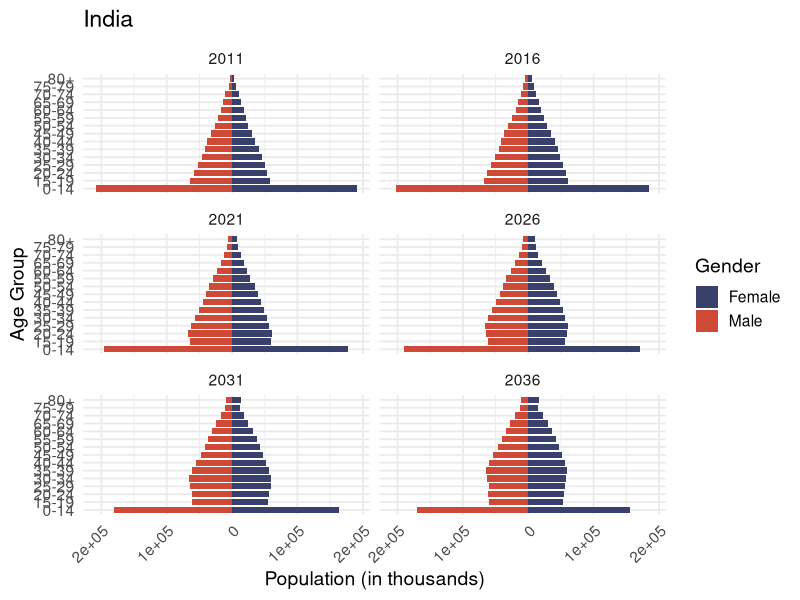
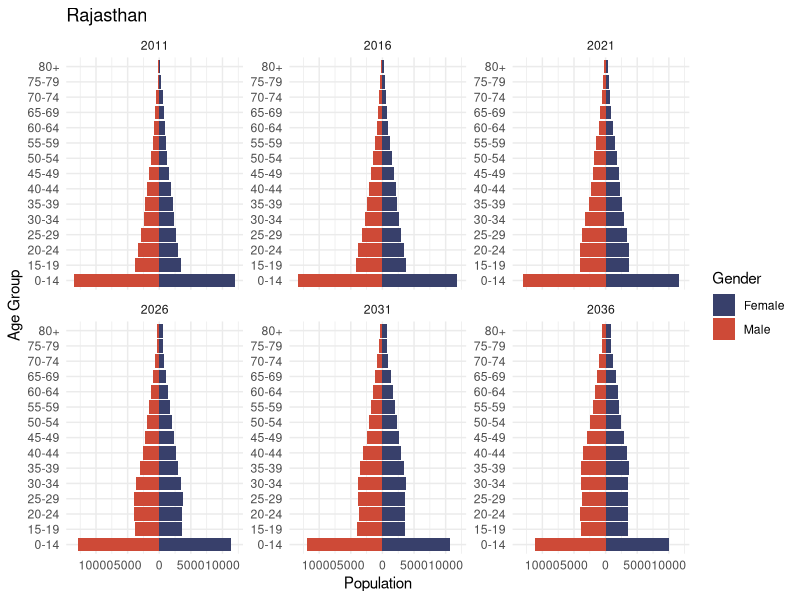
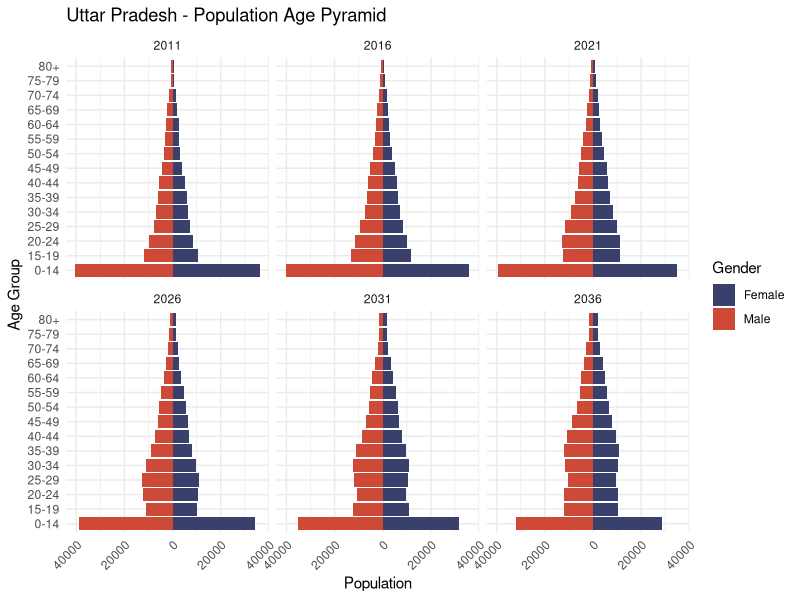
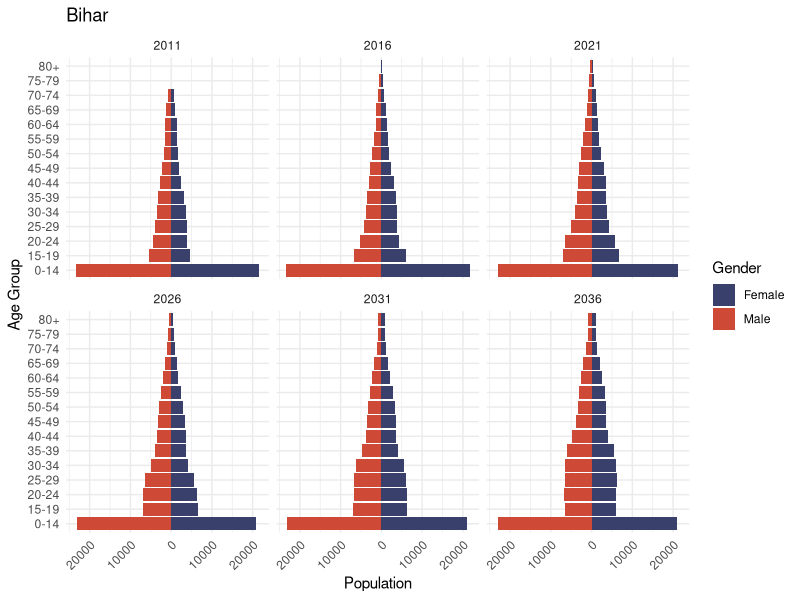
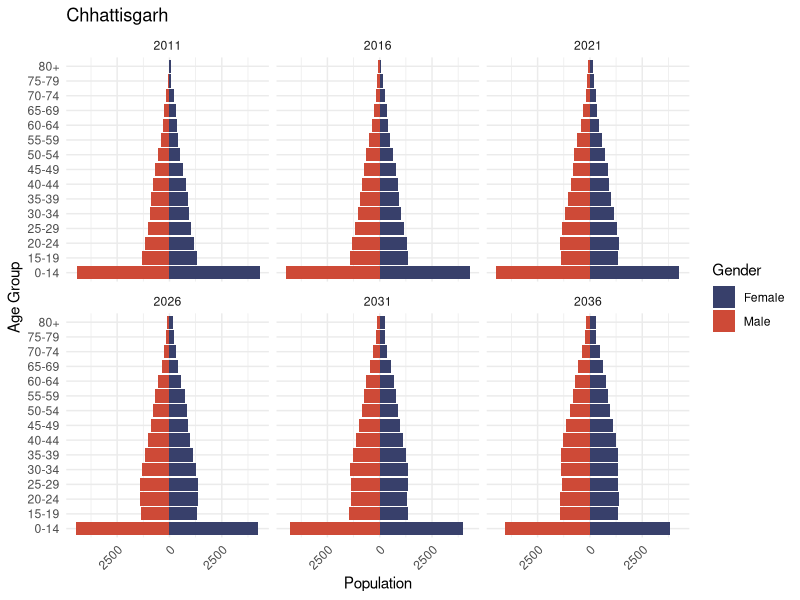
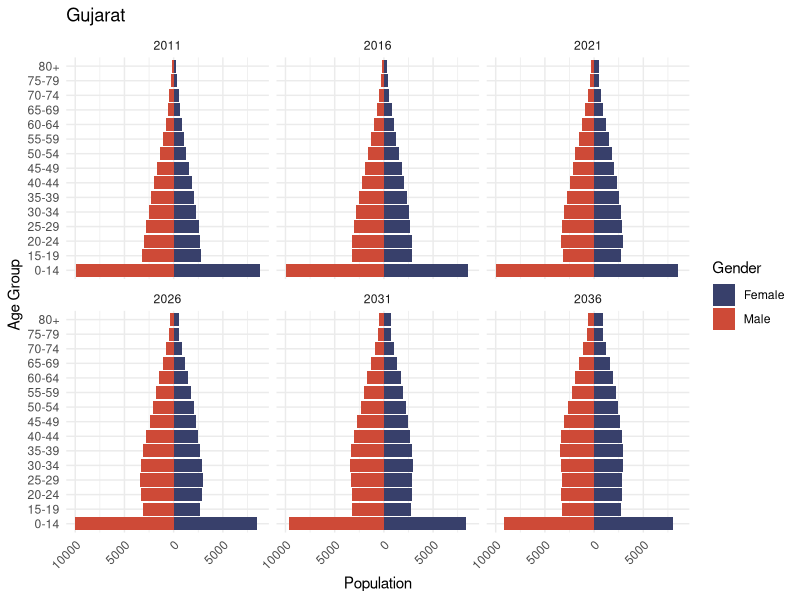
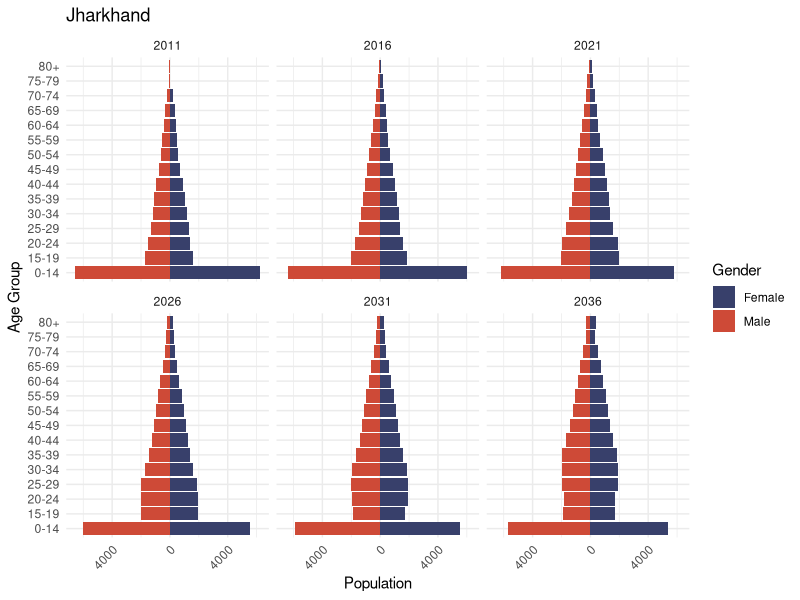
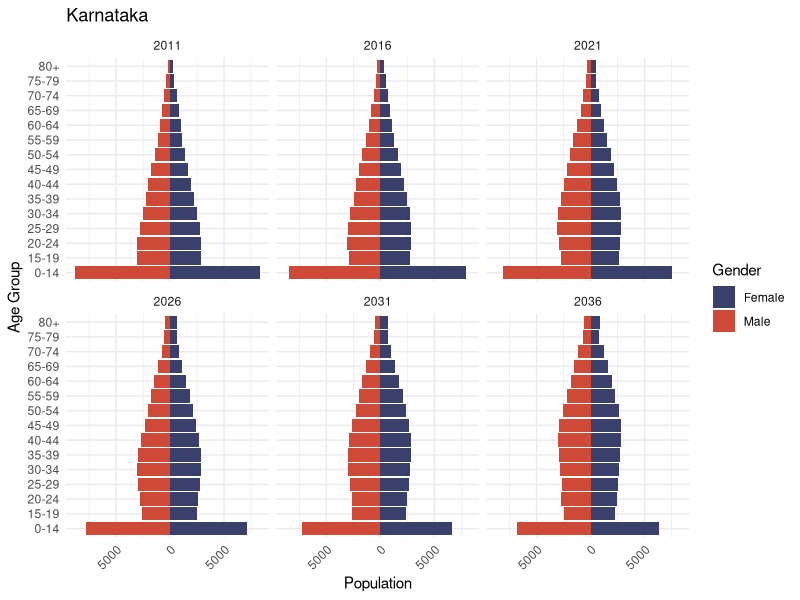

The R source for these figures, in order:
## ---- chunk 1
# Load necessary libraries
library(ggplot2)
library(dplyr)
library(tidyr)

# Create a data frame with the given population data
population_data <- data.frame(
  Age_Group = c("0-14", "15-19", "20-24", "25-29", "30-34", "35-39", "40-44", "45-49", "50-54", "55-59", "60-64", "65-69", "70-74", "75-79", "80+"),
  Male_2011 = c(207776, 63994, 57845, 51425, 46065, 42166, 37672, 32032, 25914, 20940, 17515, 13615, 10546, 5471, 2943),
  Female_2011 = c(190538, 57770, 53769, 49655, 45198, 40959, 35670, 29722, 24162, 20466, 17844, 13808, 10837, 5377, 3582),
  Male_2016 = c(202313, 67223, 63521, 57272, 50782, 45318, 41280, 36602, 30738, 24403, 19133, 15198, 11002, 7703, 4496),
  Female_2016 = c(184133, 60871, 57356, 53357, 49250, 44787, 40497, 35107, 29016, 23307, 19288, 16114, 11723, 8367, 5161),
  Male_2021 = c(195942, 64862, 66770, 62944, 56614, 50027, 44450, 40204, 35235, 29082, 22465, 16823, 12546, 8269, 6637),
  Female_2021 = c(177343, 59420, 60474, 56956, 52961, 48836, 44315, 39903, 34331, 28062, 22079, 17583, 13904, 9294, 7970),
  Male_2026 = c(190259, 61038, 64463, 66201, 62271, 55840, 49144, 43374, 38803, 33466, 26934, 19954, 14104, 9615, 8205),
  Female_2026 = c(171127, 56562, 59066, 60085, 56562, 52547, 48361, 43710, 39082, 33282, 26700, 20300, 15394, 11266, 10357),
  Male_2031 = c(180359, 61878, 60719, 63970, 65561, 61499, 54936, 48049, 41968, 36980, 31158, 24126, 16941, 10980, 9897),
  Female_2031 = c(163787, 55038, 56263, 58725, 59700, 56154, 52074, 47746, 42866, 37965, 31787, 24718, 17981, 12701, 13137),
  Male_2036 = c(170499, 59432, 61671, 60367, 63466, 64879, 60631, 53839, 46615, 40135, 34600, 28119, 20703, 13358, 11670),
  Female_2036 = c(155610, 53270, 54786, 55972, 58383, 59299, 55678, 51451, 46881, 41721, 36373, 29601, 22111, 15053, 15850)
)

# Convert data to long format for ggplot
population_long <- population_data %>%
  pivot_longer(cols = -Age_Group, names_to = "Year_Gender", values_to = "Population") %>%
  separate(Year_Gender, into = c("Gender", "Year"), sep = "_", extra = "merge") %>%
  mutate(Population = ifelse(Gender == "Male", -Population, Population))  # Make male values negative for pyramid

# Plot the population pyramid for all years
ggplot(population_long, aes(x = Age_Group, y = Population, fill = Gender)) +
  geom_bar(stat = "identity", width = 0.8) +
  coord_flip() +  # Flip for pyramid style
  scale_y_continuous(labels = abs) +  # Show absolute values on y-axis
  facet_wrap(~Year, ncol = 2) +  # Create separate pyramids for each year
  labs(title = "India",
       x = "Age Group",
       y = "Population (in thousands)",
       fill = "Gender") +
  scale_fill_manual(values = c("Male" = "#ce4a37", "Female" = "#38406b")) +
  theme_minimal(base_size = 14) +
  theme(axis.text.x = element_text(angle = 45, hjust = 1))  # Rotate x-axis labels for readability

# Define age groups
youth_groups <- c("0-14")
working_age_groups <- c("15-19", "20-24", "25-29", "30-34", "35-39", "40-44", "45-49", "50-54", "55-59")
elderly_groups <- c("60-64", "65-69", "70-74", "75-79", "80+")

# Function to calculate dependency ratios
calculate_dependency_ratios <- function(year) {
  youth_pop <- sum(population_data %>% filter(Age_Group %in% youth_groups) %>% 
                     select(starts_with(paste0("Male_", year)), starts_with(paste0("Female_", year))) %>% rowSums())
  
  working_age_pop <- sum(population_data %>% filter(Age_Group %in% working_age_groups) %>% 
                           select(starts_with(paste0("Male_", year)), starts_with(paste0("Female_", year))) %>% rowSums())
  
  elderly_pop <- sum(population_data %>% filter(Age_Group %in% elderly_groups) %>% 
                       select(starts_with(paste0("Male_", year)), starts_with(paste0("Female_", year))) %>% rowSums())
  
  dependency_ratio <- (youth_pop + elderly_pop) / working_age_pop
  youth_dependency_ratio <- youth_pop / working_age_pop
  elderly_dependency_ratio <- elderly_pop / working_age_pop
  
  return(data.frame(
    Year = year,
    Dependency_Ratio = dependency_ratio,
    Youth_Dependency_Ratio = youth_dependency_ratio,
    Elderly_Dependency_Ratio = elderly_dependency_ratio
  ))
}

# Years for calculation
years <- c("2011", "2016", "2021", "2026", "2031", "2036")

# Apply the function to all years
dependency_ratios <- do.call(rbind, lapply(years, calculate_dependency_ratios))

# Print the results
print(dependency_ratios)
## ---- chunk 2
# Load required libraries
library(ggplot2)
library(tidyr)
library(dplyr)

# Create the dataset
age_data <- data.frame(
  Age_Group = c("0-14", "15-19", "20-24", "25-29", "30-34", "35-39", "40-44", "45-49", 
                "50-54", "55-59", "60-64", "65-69", "70-74", "75-79", "80+"),
  Male_2011 = c(13435, 3912, 3365, 2833, 2443, 2187, 1923, 1629, 1314, 1029, 827, 641, 512, 221, 119),
  Female_2011 = c(11972, 3476, 3039, 2650, 2358, 2111, 1829, 1520, 1215, 999, 855, 691, 582, 269, 180),
  Male_2016 = c(13385, 4190, 3824, 3285, 2759, 2372, 2115, 1847, 1547, 1226, 934, 710, 502, 365, 175),
  Female_2016 = c(11830, 3760, 3430, 3010, 2628, 2337, 2087, 1801, 1488, 1182, 956, 791, 609, 472, 270),
  Male_2021 = c(13119, 4070, 4097, 3737, 3204, 2683, 2298, 2036, 1760, 1450, 1121, 812, 569, 368, 284),
  Female_2021 = c(11569, 3706, 3713, 3399, 2986, 2606, 2311, 2057, 1765, 1450, 1134, 889, 704, 502, 451),
  Male_2026 = c(12773, 3867, 3979, 4006, 3648, 3121, 2604, 2217, 1945, 1657, 1334, 986, 665, 428, 350),
  Female_2026 = c(11270, 3559, 3659, 3682, 3374, 2963, 2579, 2280, 2019, 1722, 1394, 1061, 798, 588, 585),
  Male_2031 = c(11874, 4096, 3779, 3890, 3913, 3558, 3033, 2517, 2123, 1837, 1531, 1183, 818, 508, 421),
  Female_2031 = c(10691, 3617, 3513, 3629, 3656, 3350, 2935, 2546, 2241, 1972, 1660, 1310, 959, 674, 725),
  Male_2036 = c(11152, 3908, 4045, 3731, 3840, 3859, 3498, 2967, 2440, 2030, 1721, 1381, 1003, 640, 513),
  Female_2036 = c(10080, 3485, 3570, 3485, 3605, 3631, 3320, 2900, 2505, 2192, 1905, 1567, 1193, 819, 871)
)

# Reshape data to long format
age_long <- age_data %>%
  pivot_longer(cols = -Age_Group, names_to = "Year_Gender", values_to = "Population") %>%
  separate(Year_Gender, into = c("Gender", "Year"), sep = "_") %>%
  mutate(Population = ifelse(Gender == "Male", -Population, Population))

# Convert Year to factor for proper ordering
age_long$Year <- factor(age_long$Year, levels = c("2011", "2016", "2021", "2026", "2031", "2036"))

# Create the age pyramid
ggplot(age_long, aes(x = Age_Group, y = Population, fill = Gender)) +
  geom_bar(stat = "identity") +
  coord_flip() +
  facet_wrap(~Year, scales = "free_y") +
  scale_y_continuous(labels = abs) +
  scale_fill_manual(values = c("Male" = "#ce4a37", "Female" = "#38406b")) +
  labs(title = "Rajasthan",
       x = "Age Group",
       y = "Population",
       fill = "Gender") +
  theme_minimal()

# Load necessary library
library(dplyr)

# Function to calculate dependency ratios
calculate_dependency_ratios <- function(data, year) {
  # Extract relevant columns
  total_population <- rowSums(data[, paste0(c("Male_", "Female_"), year)])
  
  # Define age group indices
  youth_index <- which(data$Age_Group == "0-14")
  working_age_index <- which(data$Age_Group %in% c("15-19", "20-24", "25-29", "30-34", 
                                                   "35-39", "40-44", "45-49", "50-54", "55-59"))
  elderly_index <- which(data$Age_Group %in% c("60-64", "65-69", "70-74", "75-79", "80+"))
  
  # Calculate population sums for each category
  youth_population <- sum(total_population[youth_index])
  working_age_population <- sum(total_population[working_age_index])
  elderly_population <- sum(total_population[elderly_index])
  
  # Compute dependency ratios
  dependency_ratio <- (youth_population + elderly_population) / working_age_population
  youth_dependency_ratio <- youth_population / working_age_population
  elderly_dependency_ratio <- elderly_population / working_age_population
  
  # Return results as a named vector
  return(c(Dependency_Ratio = dependency_ratio, 
           Youth_Dependency_Ratio = youth_dependency_ratio, 
           Elderly_Dependency_Ratio = elderly_dependency_ratio))
}

# Define the years to calculate dependency ratios
years <- c("2011", "2016", "2021", "2026", "2031", "2036")

# Create a table with dependency ratios for all years
dependency_ratios_table <- as.data.frame(t(sapply(years, function(y) calculate_dependency_ratios(age_data, y))))

# Add year column
dependency_ratios_table <- dependency_ratios_table %>%
  mutate(Year = years) %>%
  select(Year, everything())

# Print the table
print(dependency_ratios_table)


## ---- chunk 3
library(ggplot2)
library(dplyr)
library(tidyr)

# Uttar Pradesh population data
uttar_pradesh_population <- data.frame(
  Age_Group = c("0-14", "15-19", "20-24", "25-29", "30-34", "35-39", "40-44", "45-49", "50-54", "55-59", "60-64", "65-69", "70-74", "75-79", "80+"),
  Year_2011_Male = c(40317, 12025, 9727, 7757, 6738, 6209, 5438, 4470, 3568, 2973, 2653, 2123, 1665, 801, 431),
  Year_2011_Female = c(36197, 10541, 8616, 7289, 6631, 5965, 5014, 4029, 3260, 2880, 2568, 1965, 1503, 650, 434),
  Year_2016_Male = c(40030, 13110, 11704, 9470, 7543, 6538, 6010, 5217, 4247, 3315, 2672, 2223, 1646, 1161, 638),
  Year_2016_Female = c(35644, 11609, 10167, 8433, 7164, 6524, 5863, 4913, 3906, 3114, 2687, 2285, 1635, 1112, 601),
  Year_2021_Male = c(39423, 12422, 12773, 11424, 9236, 7336, 6345, 5787, 4981, 3974, 3012, 2285, 1780, 1199, 960),
  Year_2021_Female = c(34939, 11144, 11213, 9971, 8301, 7057, 6423, 5756, 4777, 3747, 2925, 2421, 1944, 1258, 989),
  Year_2026_Male = c(38727, 11067, 12081, 12480, 11170, 9009, 7136, 6125, 5544, 4686, 3640, 2614, 1869, 1332, 1171),
  Year_2026_Female = c(34162, 10075, 10738, 11009, 9828, 8187, 6954, 6313, 5608, 4597, 3537, 2659, 2091, 1535, 1325),
  Year_2031_Male = c(35319, 12507, 10727, 11792, 12217, 10925, 8790, 6910, 5887, 5241, 4325, 3203, 2179, 1431, 1376),
  Year_2031_Female = c(31561, 10887, 9667, 10542, 10863, 9705, 8078, 6843, 6162, 5414, 4361, 3244, 2329, 1689, 1716),
  Year_2036_Male = c(31867, 11940, 12154, 10447, 11537, 11967, 10683, 8536, 6657, 5582, 4861, 3838, 2701, 1691, 1555),
  Year_2036_Female = c(28760, 10533, 10466, 9482, 10405, 10736, 9586, 7958, 6690, 5962, 5155, 4027, 2872, 1913, 2067)
)

# Convert data to long format
uttar_pradesh_long <- uttar_pradesh_population %>%
  pivot_longer(cols = -Age_Group, 
               names_to = c("Year", "Gender"), 
               names_pattern = "Year_(\\d+)_(Male|Female)", 
               values_to = "Population") %>%
  mutate(
    Population = ifelse(Gender == "Male", -Population, Population) # Negative values for Male
  )

# Plot age pyramid
ggplot(uttar_pradesh_long, aes(x = Age_Group, y = Population, fill = Gender)) +
  geom_bar(stat = "identity") +
  coord_flip() +
  scale_y_continuous(labels = abs) + # Keep labels positive
  scale_fill_manual(values = c("Male" = "#ce4a37", "Female" = "#38406b")) +
  facet_wrap(~Year) + # Facet by Year
  theme_minimal() +
  labs(title = "Uttar Pradesh - Population Age Pyramid",
       x = "Age Group",
       y = "Population",
       fill = "Gender") +
  theme(axis.text.x = element_text(angle = 45, hjust = 1))

# Load necessary library
library(dplyr)

# Function to calculate dependency ratios
calculate_dependency_ratios <- function(data, year) {
  # Extract relevant columns
  total_population <- rowSums(data[, paste0("Year_", year, "_", c("Male", "Female"))])
  
  # Define age group indices
  young_age_index <- which(data$Age_Group == "0-14")
  working_population_index <- which(data$Age_Group %in% c("15-19", "20-24", "25-29", "30-34", 
                                                          "35-39", "40-44", "45-49", "50-54", "55-59"))
  senior_population_index <- which(data$Age_Group %in% c("60-64", "65-69", "70-74", "75-79", "80+"))
  
  # Calculate population sums for each category
  young_population <- sum(total_population[young_age_index])
  working_population <- sum(total_population[working_population_index])
  senior_population <- sum(total_population[senior_population_index])
  
  # Compute dependency ratios
  overall_dependency <- (young_population + senior_population) / working_population
  youth_dependency <- young_population / working_population
  elderly_dependency <- senior_population / working_population
  
  # Return results as a named vector
  return(c(Overall_Dependency = overall_dependency, 
           Youth_Dependency = youth_dependency, 
           Elderly_Dependency = elderly_dependency))
}

# Define the years to calculate dependency ratios
years <- c("2011", "2016", "2021", "2026", "2031", "2036")

# Create a table with dependency ratios for all years
dependency_ratios_up <- as.data.frame(t(sapply(years, function(y) calculate_dependency_ratios(uttar_pradesh_population, y))))

# Add year column
dependency_ratios_up <- dependency_ratios_up %>%
  mutate(Year = years) %>%
  select(Year, everything())

# Print the table
print(dependency_ratios_up)

## ---- chunk 4
# Load necessary libraries
library(ggplot2)
library(dplyr)
library(tidyr)

# Create data frame
bihar_population <- data.frame(
  Age_Group = c("0-14", "15-19", "20-24", "25-29", "30-34", "35-39", "40-44", "45-49", "50-54", "55-59", "60-64", "65-69", "70-74", "75-79", "80+"),
  Male_2011 = c(23296, 5551, 4403, 3860, 3554, 3234, 2769, 2255, 1797, 1513, 1394, 1143, 836, 119, 64),
  Female_2011 = c(21545, 4721, 3948, 3785, 3534, 3074, 2516, 2016, 1640, 1477, 1342, 883, 646, 85, 56),
  Male_2016 = c(23476, 6795, 5331, 4238, 3726, 3444, 3148, 2688, 2183, 1700, 1389, 1214, 931, 624, 96),
  Female_2016 = c(21721, 6016, 4443, 3838, 3714, 3475, 3025, 2466, 1959, 1564, 1372, 1195, 723, 473, 79),
  Male_2021 = c(22950, 7111, 6552, 5148, 4093, 3611, 3355, 3060, 2606, 2073, 1569, 1222, 1006, 710, 392),
  Female_2021 = c(21091, 6601, 5708, 4325, 3766, 3655, 3423, 2969, 2401, 1875, 1462, 1235, 999, 548, 321),
  Male_2026 = c(23054, 6963, 6853, 6352, 4991, 3973, 3520, 3264, 2971, 2483, 1925, 1395, 1029, 781, 607),
  Female_2026 = c(20855, 6690, 6274, 5579, 4249, 3708, 3604, 3366, 2899, 2310, 1767, 1333, 1058, 788, 521),
  Male_2031 = c(23112, 6945, 6694, 6643, 6180, 4859, 3878, 3427, 3173, 2839, 2318, 1728, 1189, 810, 772),
  Female_2031 = c(21023, 6266, 6345, 6138, 5494, 4189, 3659, 3547, 3292, 2798, 2189, 1626, 1162, 857, 798),
  Male_2036 = c(22977, 6625, 6663, 6477, 6464, 6036, 4755, 3780, 3334, 3038, 2663, 2098, 1490, 948, 885),
  Female_2036 = c(20979, 6015, 5906, 6206, 6050, 5426, 4137, 3603, 3474, 3186, 2664, 2030, 1436, 959, 1020)
)

# Convert data to long format
bihar_long <- bihar_population %>%
  pivot_longer(cols = starts_with("Male") | starts_with("Female"),
               names_to = c("Gender", "Year"),
               names_pattern = "(Male|Female)_(\\d+)",
               values_to = "Population") %>%
  mutate(
    Population = ifelse(Gender == "Male", -Population, Population) # Negative values for Male
  )

# Plot age pyramid
ggplot(bihar_long, aes(x = Age_Group, y = Population, fill = Gender)) +
  geom_bar(stat = "identity") +
  coord_flip() +
  scale_y_continuous(labels = abs) + # Keep labels positive
  scale_fill_manual(values = c("Male" = "#ce4a37", "Female" = "#38406b")) +
  facet_wrap(~Year) + # Facet by Year
  theme_minimal() +
  labs(title = "Bihar",
       x = "Age Group",
       y = "Population",
       fill = "Gender") +
  theme(axis.text.x = element_text(angle = 45, hjust = 1))

# Load necessary library
library(dplyr)

# Function to calculate dependency ratios
calculate_dependency_ratios <- function(data, year) {
  # Extract relevant columns
  total_population <- rowSums(data[, paste0(c("Male_", "Female_"), year)])
  
  # Define age group indices
  young_age_index <- which(data$Age_Group == "0-14")
  working_population_index <- which(data$Age_Group %in% c("15-19", "20-24", "25-29", "30-34", 
                                                          "35-39", "40-44", "45-49", "50-54", "55-59"))
  senior_population_index <- which(data$Age_Group %in% c("60-64", "65-69", "70-74", "75-79", "80+"))
  
  # Calculate population sums for each category
  young_population <- sum(total_population[young_age_index])
  working_population <- sum(total_population[working_population_index])
  senior_population <- sum(total_population[senior_population_index])
  
  # Compute dependency ratios
  total_dependency <- (young_population + senior_population) / working_population
  child_dependency <- young_population / working_population
  senior_dependency <- senior_population / working_population
  
  # Return results as a named vector
  return(c(Total_Dependency = total_dependency, 
           Child_Dependency = child_dependency, 
           Senior_Citizen_Dependency = senior_dependency))
}

# Define the years to calculate dependency ratios
years <- c("2011", "2016", "2021", "2026", "2031", "2036")

# Create a table with dependency ratios for all years
dependency_ratios_bihar <- as.data.frame(t(sapply(years, function(y) calculate_dependency_ratios(bihar_population, y))))

# Add year column
dependency_ratios_bihar <- dependency_ratios_bihar %>%
  mutate(Year = years) %>%
  select(Year, everything())

# Print the table
print(dependency_ratios_bihar)

## ---- chunk 5
# Load necessary libraries
library(ggplot2)
library(dplyr)
library(tidyr)

# Create data frame for Chhattisgarh
chhattisgarh_population <- data.frame(
  Age_Group = c("0-14", "15-19", "20-24", "25-29", "30-34", "35-39", "40-44", "45-49", "50-54", "55-59", "60-64", "65-69", "70-74", "75-79", "80+"),
  Male_2011 = c(4431, 1325, 1190, 1048, 935, 870, 795, 674, 526, 410, 333, 253, 189, 84, 45),
  Female_2011 = c(4304, 1296, 1171, 1033, 933, 869, 773, 637, 502, 420, 370, 293, 220, 95, 64),
  Male_2016 = c(4481, 1413, 1323, 1184, 1039, 922, 853, 774, 648, 491, 364, 275, 182, 121, 62),
  Female_2016 = c(4310, 1373, 1305, 1164, 1021, 922, 856, 759, 620, 484, 393, 330, 244, 157, 84),
  Male_2021 = c(4492, 1390, 1412, 1318, 1175, 1026, 906, 832, 746, 609, 443, 308, 208, 125, 93),
  Female_2021 = c(4279, 1349, 1384, 1298, 1152, 1010, 909, 841, 741, 600, 457, 355, 281, 182, 134),
  Male_2026 = c(4463, 1345, 1392, 1408, 1308, 1162, 1010, 886, 805, 705, 554, 380, 240, 149, 115),
  Female_2026 = c(4210, 1305, 1362, 1378, 1286, 1141, 997, 895, 823, 719, 570, 418, 309, 219, 184),
  Male_2031 = c(4268, 1448, 1348, 1388, 1399, 1296, 1145, 990, 859, 764, 647, 483, 305, 178, 142),
  Female_2031 = c(4004, 1373, 1321, 1359, 1368, 1275, 1128, 984, 878, 801, 686, 526, 369, 247, 240),
  Male_2036 = c(4080, 1416, 1452, 1347, 1382, 1387, 1279, 1124, 962, 819, 706, 571, 396, 232, 175),
  Female_2036 = c(3817, 1336, 1391, 1319, 1350, 1357, 1262, 1114, 966, 856, 768, 638, 470, 302, 295)
)

# Convert data to long format
chhattisgarh_long <- chhattisgarh_population %>%
  pivot_longer(cols = starts_with("Male") | starts_with("Female"),
               names_to = c("Gender", "Year"),
               names_pattern = "(Male|Female)_(\\d+)",
               values_to = "Population") %>%
  mutate(
    Population = ifelse(Gender == "Male", -Population, Population) # Negative values for Male
  )

# Plot age pyramid
ggplot(chhattisgarh_long, aes(x = Age_Group, y = Population, fill = Gender)) +
  geom_bar(stat = "identity") +
  coord_flip() +
  scale_y_continuous(labels = abs) + # Keep labels positive
  scale_fill_manual(values = c("Male" = "#ce4a37", "Female" = "#38406b")) +
  facet_wrap(~Year) + # Facet by Year
  theme_minimal() +
  labs(title = "Chhattisgarh",
       x = "Age Group",
       y = "Population",
       fill = "Gender") +
  theme(axis.text.x = element_text(angle = 45, hjust = 1))

# Load necessary library
library(dplyr)

# Function to calculate dependency ratios
calculate_dependency_ratios <- function(data, year) {
  # Extract relevant columns
  total_population <- rowSums(data[, paste0(c("Male_", "Female_"), year)])
  
  # Define age group indices
  young_age_index <- which(data$Age_Group == "0-14")
  working_population_index <- which(data$Age_Group %in% c("15-19", "20-24", "25-29", "30-34", 
                                                          "35-39", "40-44", "45-49", "50-54", "55-59"))
  senior_population_index <- which(data$Age_Group %in% c("60-64", "65-69", "70-74", "75-79", "80+"))
  
  # Calculate population sums for each category
  young_population <- sum(total_population[young_age_index])
  working_population <- sum(total_population[working_population_index])
  senior_population <- sum(total_population[senior_population_index])
  
  # Compute dependency ratios
  overall_dependency <- (young_population + senior_population) / working_population
  youth_dependency <- young_population / working_population
  elderly_dependency <- senior_population / working_population
  
  # Return results as a named vector
  return(c(Overall_Dependency = overall_dependency, 
           Youth_Dependency = youth_dependency, 
           Elderly_Dependency = elderly_dependency))
}

# Define the years to calculate dependency ratios
years <- c("2011", "2016", "2021", "2026", "2031", "2036")

# Create a table with dependency ratios for all years
dependency_ratios_chhattisgarh <- as.data.frame(t(sapply(years, function(y) calculate_dependency_ratios(chhattisgarh_population, y))))

# Add year column
dependency_ratios_chhattisgarh <- dependency_ratios_chhattisgarh %>%
  mutate(Year = years) %>%
  select(Year, everything())

# Print the table
print(dependency_ratios_chhattisgarh)

## ---- chunk 6
# Load necessary libraries
library(ggplot2)
library(dplyr)
library(tidyr)

# Create data frame for Gujarat
gujarat_population <- data.frame(
  Age_Group = c("0-14", "15-19", "20-24", "25-29", "30-34", "35-39", "40-44", "45-49", "50-54", "55-59", "60-64", "65-69", "70-74", "75-79", "80+"),
  Male_2011 = c(9927, 3168, 3013, 2773, 2500, 2253, 1997, 1714, 1398, 1089, 826, 595, 455, 255, 137),
  Female_2011 = c(8740, 2771, 2686, 2525, 2309, 2093, 1864, 1597, 1304, 1054, 851, 652, 539, 305, 203),
  Male_2016 = c(9927, 3279, 3244, 3055, 2794, 2499, 2229, 1961, 1647, 1322, 999, 722, 482, 337, 214),
  Female_2016 = c(8582, 2842, 2854, 2699, 2521, 2300, 2077, 1841, 1565, 1266, 1002, 779, 565, 430, 306),
  Male_2021 = c(9969, 3210, 3365, 3293, 3081, 2796, 2478, 2195, 1894, 1568, 1225, 888, 602, 370, 305),
  Female_2021 = c(8541, 2780, 2934, 2870, 2697, 2513, 2284, 2053, 1807, 1524, 1210, 925, 685, 462, 450),
  Male_2026 = c(9977, 3100, 3306, 3420, 3323, 3087, 2777, 2445, 2128, 1811, 1464, 1102, 754, 471, 378),
  Female_2026 = c(8493, 2710, 2882, 2954, 2870, 2689, 2497, 2260, 2019, 1764, 1462, 1127, 826, 572, 565),
  Male_2031 = c(9633, 3284, 3204, 3367, 3455, 3332, 3068, 2744, 2376, 2042, 1701, 1328, 948, 599, 479),
  Female_2031 = c(8343, 2711, 2821, 2906, 2956, 2864, 2675, 2475, 2226, 1975, 1700, 1373, 1019, 703, 711),
  Male_2036 = c(9186, 3289, 3396, 3273, 3408, 3468, 3316, 3036, 2674, 2288, 1927, 1555, 1157, 763, 611),
  Female_2036 = c(8043, 2756, 2829, 2848, 2911, 2952, 2851, 2653, 2440, 2182, 1910, 1606, 1255, 880, 891)
)

# Convert data to long format
gujarat_long <- gujarat_population %>%
  pivot_longer(cols = starts_with("Male") | starts_with("Female"),
               names_to = c("Gender", "Year"),
               names_pattern = "(Male|Female)_(\\d+)",
               values_to = "Population") %>%
  mutate(
    Population = ifelse(Gender == "Male", -Population, Population) # Negative values for Male
  )

# Plot age pyramid
ggplot(gujarat_long, aes(x = Age_Group, y = Population, fill = Gender)) +
  geom_bar(stat = "identity") +
  coord_flip() +
  scale_y_continuous(labels = abs) + # Keep labels positive
  scale_fill_manual(values = c("Male" = "#ce4a37", "Female" = "#38406b")) +
  facet_wrap(~Year) + # Facet by Year
  theme_minimal() +
  labs(title = "Gujarat",
       x = "Age Group",
       y = "Population",
       fill = "Gender") +
  theme(axis.text.x = element_text(angle = 45, hjust = 1))

# Load necessary library
library(dplyr)

# Function to calculate dependency ratios
calculate_dependency_ratios <- function(data, year) {
  # Extract relevant columns
  total_population <- rowSums(data[, paste0(c("Male_", "Female_"), year)])
  
  # Define age group indices
  young_age_index <- which(data$Age_Group == "0-14")
  working_population_index <- which(data$Age_Group %in% c("15-19", "20-24", "25-29", "30-34", 
                                                          "35-39", "40-44", "45-49", "50-54", "55-59"))
  senior_population_index <- which(data$Age_Group %in% c("60-64", "65-69", "70-74", "75-79", "80+"))
  
  # Calculate population sums for each category
  young_population <- sum(total_population[young_age_index])
  working_population <- sum(total_population[working_population_index])
  senior_population <- sum(total_population[senior_population_index])
  
  # Compute dependency ratios
  overall_dependency <- (young_population + senior_population) / working_population
  youth_dependency <- young_population / working_population
  elderly_dependency <- senior_population / working_population
  
  # Return results as a named vector
  return(c(Overall_Dependency = overall_dependency, 
           Youth_Dependency = youth_dependency, 
           Elderly_Dependency = elderly_dependency))
}

# Define the years to calculate dependency ratios
years <- c("2011", "2016", "2021", "2026", "2031", "2036")

# Create a table with dependency ratios for all years
dependency_ratios_gujarat <- as.data.frame(t(sapply(years, function(y) calculate_dependency_ratios(gujarat_population, y))))

# Add year column
dependency_ratios_gujarat <- dependency_ratios_gujarat %>%
  mutate(Year = years) %>%
  select(Year, everything())

# Print the table
print(dependency_ratios_gujarat)

## ---- chunk 7
# Load necessary libraries
library(ggplot2)
library(dplyr)
library(tidyr)

# Create data frame for Jharkhand
jharkhand_population <- data.frame(
  Age_Group = c("0-14", "15-19", "20-24", "25-29", "30-34", "35-39", "40-44", "45-49", "50-54", "55-59", "60-64", "65-69", "70-74", "75-79", "80+"),
  Male_2011 = c(6539, 1750, 1485, 1325, 1196, 1074, 942, 790, 634, 520, 440, 332, 230, 57, 31),
  Female_2011 = c(6212, 1598, 1403, 1294, 1163, 1025, 877, 726, 593, 513, 447, 330, 223, 35, 23),
  Male_2016 = c(6365, 2008, 1735, 1470, 1310, 1178, 1055, 916, 760, 600, 476, 386, 270, 174, 47),
  Female_2016 = c(5991, 1878, 1600, 1396, 1284, 1150, 1010, 861, 707, 567, 480, 397, 269, 172, 33),
  Male_2021 = c(6189, 2034, 1992, 1718, 1454, 1292, 1158, 1028, 883, 721, 553, 421, 319, 208, 120),
  Female_2021 = c(5770, 1952, 1881, 1593, 1387, 1271, 1134, 994, 840, 678, 533, 431, 331, 213, 121),
  Male_2026 = c(6020, 1990, 2017, 1973, 1700, 1435, 1271, 1131, 994, 841, 669, 493, 353, 249, 179),
  Female_2026 = c(5545, 1939, 1956, 1873, 1583, 1374, 1255, 1117, 971, 808, 641, 484, 366, 268, 201),
  Male_2031 = c(5911, 1866, 1973, 1999, 1954, 1679, 1414, 1243, 1095, 948, 783, 600, 418, 278, 236),
  Female_2031 = c(5507, 1716, 1945, 1949, 1862, 1569, 1358, 1237, 1094, 937, 768, 586, 416, 301, 285),
  Male_2036 = c(5713, 1864, 1850, 1955, 1980, 1932, 1656, 1384, 1205, 1047, 886, 707, 514, 333, 286),
  Female_2036 = c(5362, 1735, 1724, 1938, 1938, 1847, 1552, 1340, 1213, 1058, 893, 707, 511, 348, 360)
)

# Convert data to long format
jharkhand_long <- jharkhand_population %>%
  pivot_longer(cols = starts_with("Male") | starts_with("Female"),
               names_to = c("Gender", "Year"),
               names_pattern = "(Male|Female)_(\\d+)",
               values_to = "Population") %>%
  mutate(
    Population = ifelse(Gender == "Male", -Population, Population) # Negative values for Male
  )

# Plot age pyramid
ggplot(jharkhand_long, aes(x = Age_Group, y = Population, fill = Gender)) +
  geom_bar(stat = "identity") +
  coord_flip() +
  scale_y_continuous(labels = abs) + # Keep labels positive
  scale_fill_manual(values = c("Male" = "#ce4a37", "Female" = "#38406b")) +
  facet_wrap(~Year) + # Facet by Year
  theme_minimal() +
  labs(title = "Jharkhand",
       x = "Age Group",
       y = "Population",
       fill = "Gender") +
  theme(axis.text.x = element_text(angle = 45, hjust = 1))

# Load necessary library
library(dplyr)

# Function to calculate dependency ratios
calculate_dependency_ratios <- function(data, year) {
  # Extract relevant columns
  total_population <- rowSums(data[, paste0(c("Male_", "Female_"), year)])
  
  # Define age group indices
  young_age_index <- which(data$Age_Group == "0-14")
  working_population_index <- which(data$Age_Group %in% c("15-19", "20-24", "25-29", "30-34", 
                                                          "35-39", "40-44", "45-49", "50-54", "55-59"))
  senior_population_index <- which(data$Age_Group %in% c("60-64", "65-69", "70-74", "75-79", "80+"))
  
  # Calculate population sums for each category
  young_population <- sum(total_population[young_age_index])
  working_population <- sum(total_population[working_population_index])
  senior_population <- sum(total_population[senior_population_index])
  
  # Compute dependency ratios
  overall_dependency <- (young_population + senior_population) / working_population
  youth_dependency <- young_population / working_population
  elderly_dependency <- senior_population / working_population
  
  # Return results as a named vector
  return(c(Overall_Dependency = overall_dependency, 
           Youth_Dependency = youth_dependency, 
           Elderly_Dependency = elderly_dependency))
}

# Define the years to calculate dependency ratios
years <- c("2011", "2016", "2021", "2026", "2031", "2036")

# Create a table with dependency ratios for all years
dependency_ratios_jharkhand <- as.data.frame(t(sapply(years, function(y) calculate_dependency_ratios(jharkhand_population, y))))

# Add year column
dependency_ratios_jharkhand <- dependency_ratios_jharkhand %>%
  mutate(Year = years) %>%
  select(Year, everything())

# Print the table
print(dependency_ratios_jharkhand)
## ---- chunk 8
# Load necessary libraries
library(ggplot2)
library(dplyr)
library(tidyr)

# Create data frame for Karnataka
karnataka_population <- data.frame(
  Age_Group = c("0-14", "15-19", "20-24", "25-29", "30-34", "35-39", "40-44", "45-49", "50-54", "55-59", "60-64", "65-69", "70-74", "75-79", "80+"),
  Male_2011 = c(8766, 3040, 3038, 2817, 2496, 2253, 2022, 1744, 1407, 1123, 943, 739, 566, 350, 188),
  Female_2011 = c(8300, 2826, 2893, 2761, 2473, 2229, 1949, 1650, 1360, 1140, 1004, 803, 633, 368, 245),
  Male_2016 = c(8488, 2932, 3060, 3038, 2799, 2462, 2207, 1966, 1671, 1325, 1031, 826, 603, 410, 283),
  Female_2016 = c(7954, 2731, 2841, 2882, 2743, 2456, 2210, 1920, 1613, 1312, 1070, 902, 683, 483, 349),
  Male_2021 = c(8140, 2763, 2956, 3063, 3022, 2766, 2417, 2152, 1891, 1581, 1225, 914, 688, 450, 372),
  Female_2021 = c(7557, 2592, 2751, 2833, 2865, 2725, 2436, 2180, 1880, 1561, 1238, 970, 779, 535, 485),
  Male_2026 = c(7768, 2622, 2791, 2963, 3051, 2989, 2719, 2362, 2076, 1796, 1470, 1096, 771, 523, 447),
  Female_2026 = c(7128, 2482, 2616, 2745, 2818, 2848, 2705, 2405, 2138, 1823, 1479, 1132, 849, 624, 606),
  Male_2031 = c(7250, 2661, 2653, 2801, 2954, 3022, 2943, 2661, 2283, 1978, 1677, 1324, 934, 596, 534),
  Female_2031 = c(6679, 2411, 2508, 2613, 2732, 2803, 2828, 2673, 2361, 2076, 1734, 1361, 1001, 692, 741),
  Male_2036 = c(6850, 2469, 2693, 2665, 2797, 2930, 2979, 2885, 2578, 2181, 1853, 1519, 1138, 731, 626),
  Female_2036 = c(6325, 2242, 2441, 2507, 2603, 2719, 2785, 2796, 2626, 2298, 1982, 1606, 1216, 829, 873)
)

# Convert data to long format
karnataka_long <- karnataka_population %>%
  pivot_longer(cols = starts_with("Male") | starts_with("Female"),
               names_to = c("Gender", "Year"),
               names_pattern = "(Male|Female)_(\\d+)",
               values_to = "Population") %>%
  mutate(
    Population = ifelse(Gender == "Male", -Population, Population) # Negative values for Male
  )

# Plot age pyramid
ggplot(karnataka_long, aes(x = Age_Group, y = Population, fill = Gender)) +
  geom_bar(stat = "identity") +
  coord_flip() +
  scale_y_continuous(labels = abs) + # Keep labels positive
  scale_fill_manual(values = c("Male" = "#ce4a37", "Female" = "#38406b")) +
  facet_wrap(~Year) + # Facet by Year
  theme_minimal() +
  labs(title = "Karnataka",
       x = "Age Group",
       y = "Population",
       fill = "Gender") +
  theme(axis.text.x = element_text(angle = 45, hjust = 1))

# Load necessary library
library(dplyr)

# Function to calculate dependency ratios
calculate_dependency_ratios <- function(data, year) {
  # Extract relevant columns
  total_population <- rowSums(data[, paste0(c("Male_", "Female_"), year)])
  
  # Define age group indices
  young_age_index <- which(data$Age_Group == "0-14")
  working_population_index <- which(data$Age_Group %in% c("15-19", "20-24", "25-29", "30-34", 
                                                          "35-39", "40-44", "45-49", "50-54", "55-59"))
  senior_population_index <- which(data$Age_Group %in% c("60-64", "65-69", "70-74", "75-79", "80+"))
  
  # Calculate population sums for each category
  young_population <- sum(total_population[young_age_index])
  working_population <- sum(total_population[working_population_index])
  senior_population <- sum(total_population[senior_population_index])
  
  # Compute dependency ratios
  overall_dependency <- (young_population + senior_population) / working_population
  youth_dependency <- young_population / working_population
  elderly_dependency <- senior_population / working_population
  
  # Return results as a named vector
  return(c(Overall_Dependency = overall_dependency, 
           Youth_Dependency = youth_dependency, 
           Elderly_Dependency = elderly_dependency))
}

# Define the years to calculate dependency ratios
years <- c("2011", "2016", "2021", "2026", "2031", "2036")

# Create a table with dependency ratios for all years
dependency_ratios_karnataka <- as.data.frame(t(sapply(years, function(y) calculate_dependency_ratios(karnataka_population, y))))

# Add year column
dependency_ratios_karnataka <- dependency_ratios_karnataka %>%
  mutate(Year = years) %>%
  select(Year, everything())

# Print the table
print(dependency_ratios_karnataka)

## ---- chunk 9
# Load necessary libraries
library(ggplot2)
library(dplyr)
library(tidyr)

# Create Kerala population data
kerala_population <- data.frame(
  Age_Group = c("0-14", "15-19", "20-24", "25-29", "30-34", "35-39", "40-44", "45-49", "50-54", "55-59", "60-64", "65-69", "70-74", "75-79", "80+"),
  Male_2011 = c(4253, 1350, 1284, 1210, 1157, 1144, 1127, 1066, 958, 836, 673, 483, 369, 256, 320),
  Female_2011 = c(4096, 1330, 1355, 1375, 1369, 1366, 1314, 1196, 1030, 873, 721, 556, 453, 333, 486),
  Male_2016 = c(4093, 1373, 1340, 1272, 1199, 1144, 1125, 1101, 1030, 911, 775, 600, 448, 322, 398),
  Female_2016 = c(3934, 1312, 1303, 1345, 1367, 1361, 1357, 1301, 1178, 1008, 842, 679, 535, 409, 573),
  Male_2021 = c(3935, 1316, 1363, 1329, 1261, 1186, 1127, 1102, 1067, 983, 849, 696, 580, 390, 472),
  Female_2021 = c(3776, 1255, 1284, 1292, 1337, 1358, 1352, 1343, 1282, 1153, 974, 795, 661, 486, 662),
  Male_2026 = c(3795, 1278, 1306, 1352, 1317, 1248, 1170, 1104, 1068, 1020, 919, 767, 675, 500, 583),
  Female_2026 = c(3635, 1218, 1227, 1273, 1284, 1328, 1350, 1339, 1325, 1256, 1116, 922, 774, 597, 786),
  Male_2031 = c(3671, 1225, 1268, 1295, 1340, 1304, 1232, 1147, 1072, 1023, 956, 833, 750, 583, 672),
  Female_2031 = c(3516, 1162, 1189, 1216, 1265, 1277, 1320, 1337, 1321, 1299, 1218, 1060, 891, 705, 905),
  Male_2036 = c(3564, 1169, 1216, 1258, 1284, 1328, 1288, 1209, 1116, 1029, 962, 871, 799, 642, 738),
  Female_2036 = c(3413, 1108, 1133, 1179, 1208, 1258, 1269, 1309, 1320, 1297, 1261, 1160, 1006, 822, 1027)
)

# Convert data to long format
kerala_long <- kerala_population %>%
  pivot_longer(cols = starts_with("Male") | starts_with("Female"),
               names_to = c("Gender", "Year"),
               names_pattern = "(Male|Female)_(\\d+)",
               values_to = "Population") %>%
  mutate(
    Population = ifelse(Gender == "Male", -Population, Population) # Negative values for Male
  )

# Plot age pyramid
ggplot(kerala_long, aes(x = Age_Group, y = Population, fill = Gender)) +
  geom_bar(stat = "identity") +
  coord_flip() +
  scale_y_continuous(labels = abs) + # Keep labels positive
  scale_fill_manual(values = c("Male" = "#ce4a37", "Female" = "#38406b")) +
  facet_wrap(~Year) + # Facet by Year
  theme_minimal() +
  labs(title = "Kerala",
       x = "Age Group",
       y = "Population",
       fill = "Gender") +
  theme(axis.text.x = element_text(angle = 45, hjust = 1))

# Load necessary library
library(dplyr)

# Function to calculate dependency ratios
calculate_dependency_ratios <- function(data, year) {
  # Extract relevant columns
  total_population <- rowSums(data[, paste0(c("Male_", "Female_"), year)])
  
  # Define age group indices
  young_age_index <- which(data$Age_Group == "0-14")
  working_population_index <- which(data$Age_Group %in% c("15-19", "20-24", "25-29", "30-34", 
                                                          "35-39", "40-44", "45-49", "50-54", "55-59"))
  senior_population_index <- which(data$Age_Group %in% c("60-64", "65-69", "70-74", "75-79", "80+"))
  
  # Calculate population sums for each category
  young_population <- sum(total_population[young_age_index])
  working_population <- sum(total_population[working_population_index])
  senior_population <- sum(total_population[senior_population_index])
  
  # Compute dependency ratios
  overall_dependency <- (young_population + senior_population) / working_population
  youth_dependency <- young_population / working_population
  elderly_dependency <- senior_population / working_population
  
  # Return results as a named vector
  return(c(Overall_Dependency = overall_dependency, 
           Youth_Dependency = youth_dependency, 
           Elderly_Dependency = elderly_dependency))
}

# Define the years to calculate dependency ratios
years <- c("2011", "2016", "2021", "2026", "2031", "2036")

# Create a table with dependency ratios for all years
dependency_ratios_kerala <- as.data.frame(t(sapply(years, function(y) calculate_dependency_ratios(kerala_population, y))))

# Add year column
dependency_ratios_kerala <- dependency_ratios_kerala %>%
  mutate(Year = years) %>%
  select(Year, everything())

# Print the table
print(dependency_ratios_kerala)

## ---- chunk 10
# Load necessary libraries
library(ggplot2)
library(dplyr)
library(tidyr)

# Create data frame for Madhya Pradesh
madhya_pradesh_population <- data.frame(
  Age_Group = c("0-14", "15-19", "20-24", "25-29", "30-34", "35-39", "40-44", "45-49", "50-54", "55-59", "60-64", "65-69", "70-74", "75-79", "80+"),
  Male_2011 = c(13483, 3993, 3523, 3049, 2699, 2461, 2183, 1832, 1442, 1125, 923, 725, 582, 285, 153),
  Female_2011 = c(12488, 3562, 3157, 2837, 2577, 2333, 2026, 1661, 1303, 1077, 944, 764, 628, 272, 182),
  Male_2016 = c(13743, 4260, 3940, 3471, 3004, 2651, 2407, 2114, 1749, 1356, 1022, 784, 561, 401, 218),
  Female_2016 = c(12710, 3882, 3502, 3121, 2809, 2551, 2307, 1992, 1619, 1257, 1011, 835, 623, 465, 250),
  Male_2021 = c(13769, 4172, 4207, 3887, 3425, 2956, 2599, 2339, 2027, 1653, 1243, 884, 627, 404, 321),
  Female_2021 = c(12735, 3851, 3821, 3466, 3093, 2783, 2525, 2272, 1946, 1566, 1188, 906, 698, 480, 411),
  Male_2026 = c(13776, 3957, 4122, 4153, 3838, 3374, 2902, 2531, 2250, 1924, 1526, 1089, 721, 465, 385),
  Female_2026 = c(12723, 3719, 3793, 3785, 3437, 3067, 2758, 2490, 2224, 1888, 1489, 1079, 776, 557, 528),
  Male_2031 = c(12990, 4430, 3909, 4070, 4104, 3786, 3318, 2832, 2442, 2144, 1787, 1352, 906, 548, 459),
  Female_2031 = c(12116, 4046, 3662, 3759, 3757, 3411, 3041, 2722, 2441, 2164, 1803, 1365, 939, 634, 654),
  Male_2036 = c(12212, 4255, 4380, 3861, 4024, 4052, 3727, 3244, 2739, 2333, 2001, 1598, 1141, 700, 551),
  Female_2036 = c(11471, 3924, 3989, 3631, 3732, 3730, 3384, 3005, 2673, 2380, 2074, 1668, 1206, 782, 788)
)

# Convert data to long format
madhya_pradesh_long <- madhya_pradesh_population %>%
  pivot_longer(cols = starts_with("Male") | starts_with("Female"),
               names_to = c("Gender", "Year"),
               names_pattern = "(Male|Female)_(\\d+)",
               values_to = "Population") %>%
  mutate(
    Population = ifelse(Gender == "Male", -Population, Population) # Negative values for Male
  )

# Plot age pyramid
ggplot(madhya_pradesh_long, aes(x = Age_Group, y = Population, fill = Gender)) +
  geom_bar(stat = "identity") +
  coord_flip() +
  scale_y_continuous(labels = abs) + # Keep labels positive
  scale_fill_manual(values = c("Male" = "#ce4a37", "Female" = "#38406b")) +
  facet_wrap(~Year) + # Facet by Year
  theme_minimal() +
  labs(title = "Madhya Pradesh",
       x = "Age Group",
       y = "Population",
       fill = "Gender") +
  theme(axis.text.x = element_text(angle = 45, hjust = 1))

# Load necessary library
library(dplyr)

# Function to calculate dependency ratios
calculate_dependency_ratios <- function(data, year) {
  # Extract relevant columns
  total_population <- rowSums(data[, paste0(c("Male_", "Female_"), year)])
  
  # Define age group indices
  young_age_index <- which(data$Age_Group == "0-14")
  working_population_index <- which(data$Age_Group %in% c("15-19", "20-24", "25-29", "30-34", 
                                                          "35-39", "40-44", "45-49", "50-54", "55-59"))
  senior_population_index <- which(data$Age_Group %in% c("60-64", "65-69", "70-74", "75-79", "80+"))
  
  # Calculate population sums for each category
  young_population <- sum(total_population[young_age_index])
  working_population <- sum(total_population[working_population_index])
  senior_population <- sum(total_population[senior_population_index])
  
  # Compute dependency ratios
  overall_dependency <- (young_population + senior_population) / working_population
  youth_dependency <- young_population / working_population
  elderly_dependency <- senior_population / working_population
  
  # Return results as a named vector
  return(c(Overall_Dependency = overall_dependency, 
           Youth_Dependency = youth_dependency, 
           Elderly_Dependency = elderly_dependency))
}

# Define the years to calculate dependency ratios
years <- c("2011", "2016", "2021", "2026", "2031", "2036")

# Create a table with dependency ratios for all years
dependency_ratios_mp <- as.data.frame(t(sapply(years, function(y) calculate_dependency_ratios(madhya_pradesh_population, y))))

# Add year column
dependency_ratios_mp <- dependency_ratios_mp %>%
  mutate(Year = years) %>%
  select(Year, everything())

# Print the table
print(dependency_ratios_mp)

## ---- chunk 11
# Load necessary libraries
library(ggplot2)
library(dplyr)
library(tidyr)

# Create data frame for Maharashtra
maharashtra_population <- data.frame(
  Age_Group = c("0-14", "15-19", "20-24", "25-29", "30-34", "35-39", "40-44", "45-49", "50-54", "55-59", "60-64", "65-69", "70-74", "75-79", "80+"),
  Male_2011 = c(16847, 5754, 5690, 5251, 4656, 4191, 3718, 3151, 2573, 2069, 1718, 1414, 1148, 695, 374),
  Female_2011 = c(15099, 5056, 5088, 4831, 4373, 3960, 3476, 2916, 2384, 2029, 1857, 1582, 1262, 678, 452),
  Male_2016 = c(15982, 5672, 5883, 5753, 5274, 4641, 4143, 3654, 3053, 2449, 1914, 1524, 1185, 869, 593),
  Female_2016 = c(14148, 5026, 5218, 5118, 4826, 4355, 3933, 3440, 2867, 2321, 1929, 1698, 1365, 995, 655),
  Male_2021 = c(15253, 5424, 5813, 5953, 5778, 5259, 4592, 4077, 3546, 2913, 2275, 1710, 1290, 910, 815),
  Female_2021 = c(13386, 4818, 5200, 5252, 5116, 4808, 4326, 3894, 3386, 2795, 2215, 1777, 1484, 1098, 974),
  Male_2026 = c(14397, 5238, 5574, 5892, 5985, 5765, 5207, 4524, 3962, 3392, 2718, 2047, 1463, 1005, 967),
  Female_2026 = c(12532, 4665, 5005, 5239, 5253, 5098, 4779, 4287, 3837, 3306, 2676, 2054, 1572, 1217, 1244),
  Male_2031 = c(13672, 4915, 5398, 5663, 5932, 5978, 5714, 5135, 4405, 3800, 3179, 2462, 1767, 1153, 1111),
  Female_2031 = c(12000, 4202, 4862, 5049, 5243, 5238, 5070, 4738, 4227, 3751, 3174, 2495, 1833, 1307, 1493),
  Male_2036 = c(12902, 4762, 5083, 5493, 5711, 5932, 5929, 5637, 5004, 4231, 3571, 2890, 2137, 1404, 1280),
  Female_2036 = c(11377, 4103, 4409, 4910, 5057, 5231, 5211, 5030, 4675, 4137, 3611, 2975, 2247, 1544, 1716)
)

# Convert data to long format
maharashtra_long <- maharashtra_population %>%
  pivot_longer(cols = starts_with("Male") | starts_with("Female"),
               names_to = c("Gender", "Year"),
               names_pattern = "(Male|Female)_(\\d+)",
               values_to = "Population") %>%
  mutate(
    Population = ifelse(Gender == "Male", -Population, Population) # Negative values for Male
  )

# Plot age pyramid
ggplot(maharashtra_long, aes(x = Age_Group, y = Population, fill = Gender)) +
  geom_bar(stat = "identity") +
  coord_flip() +
  scale_y_continuous(labels = abs) + # Keep labels positive
  scale_fill_manual(values = c("Male" = "#ce4a37", "Female" = "#38406b")) +
  facet_wrap(~Year) + # Facet by Year
  theme_minimal() +
  labs(title = "Maharashtra",
       x = "Age Group",
       y = "Population",
       fill = "Gender") +
  theme(axis.text.x = element_text(angle = 45, hjust = 1))

# Load necessary library
library(dplyr)

# Function to calculate dependency ratios
calculate_dependency_ratios <- function(data, year) {
  # Extract relevant columns
  total_population <- rowSums(data[, paste0(c("Male_", "Female_"), year)])
  
  # Define age group indices
  young_age_index <- which(data$Age_Group == "0-14")
  working_population_index <- which(data$Age_Group %in% c("15-19", "20-24", "25-29", "30-34", 
                                                          "35-39", "40-44", "45-49", "50-54", "55-59"))
  senior_population_index <- which(data$Age_Group %in% c("60-64", "65-69", "70-74", "75-79", "80+"))
  
  # Calculate population sums for each category
  young_population <- sum(total_population[young_age_index])
  working_population <- sum(total_population[working_population_index])
  senior_population <- sum(total_population[senior_population_index])
  
  # Compute dependency ratios
  overall_dependency <- (young_population + senior_population) / working_population
  youth_dependency <- young_population / working_population
  elderly_dependency <- senior_population / working_population
  
  # Return results as a named vector
  return(c(Overall_Dependency = overall_dependency, 
           Youth_Dependency = youth_dependency, 
           Elderly_Dependency = elderly_dependency))
}

# Define the years to calculate dependency ratios
years <- c("2011", "2016", "2021", "2026", "2031", "2036")

# Create a table with dependency ratios for all years
dependency_ratios_maharashtra <- as.data.frame(t(sapply(years, function(y) calculate_dependency_ratios(maharashtra_population, y))))

# Add year column
dependency_ratios_maharashtra <- dependency_ratios_maharashtra %>%
  mutate(Year = years) %>%
  select(Year, everything())

# Print the table
print(dependency_ratios_maharashtra)

## ---- chunk 12
# Load necessary libraries
library(ggplot2)
library(dplyr)
library(tidyr)

# Create data frame
tamil_nadu_population <- data.frame(
  Age_Group = c("0-14", "15-19", "20-24", "25-29", "30-34", "35-39", "40-44", "45-49", "50-54", "55-59", "60-64", "65-69", "70-74", "75-79", "80+"),
  Male_2011 = c(9315, 3204, 3197, 3138, 2970, 2775, 2575, 2296, 1919, 1585, 1300, 967, 745, 458, 247),
  Female_2011 = c(8783, 3076, 3244, 3257, 3068, 2868, 2599, 2257, 1890, 1590, 1337, 1016, 790, 454, 303),
  Male_2016 = c(8895, 3102, 3175, 3161, 3098, 2929, 2722, 2501, 2196, 1802, 1457, 1137, 786, 553, 377),
  Female_2016 = c(8278, 2912, 3050, 3220, 3232, 3046, 2841, 2561, 2209, 1829, 1498, 1208, 865, 614, 429),
  Male_2021 = c(8395, 2881, 3075, 3141, 3124, 3058, 2877, 2650, 2400, 2071, 1665, 1287, 939, 595, 505),
  Female_2021 = c(7748, 2721, 2889, 3029, 3197, 3210, 3019, 2801, 2509, 2141, 1731, 1365, 1042, 687, 604),
  Male_2026 = c(7872, 2708, 2857, 3043, 3106, 3085, 3007, 2805, 2549, 2271, 1923, 1482, 1076, 722, 602),
  Female_2026 = c(7227, 2563, 2700, 2870, 3008, 3176, 3183, 2979, 2749, 2438, 2035, 1589, 1192, 844, 763),
  Male_2031 = c(7198, 2691, 2686, 2829, 3011, 3070, 3037, 2937, 2705, 2420, 2118, 1724, 1253, 838, 731),
  Female_2031 = c(6698, 2439, 2544, 2683, 2852, 2990, 3151, 3144, 2926, 2675, 2324, 1879, 1401, 980, 962),
  Male_2036 = c(6658, 2438, 2670, 2660, 2800, 2979, 3025, 2971, 2838, 2576, 2266, 1912, 1474, 988, 873),
  Female_2036 = c(6250, 2239, 2421, 2528, 2667, 2836, 2968, 3114, 3091, 2851, 2558, 2158, 1673, 1168, 1175)
)

# Convert data to long format
tamil_nadu_long <- tamil_nadu_population %>%
  pivot_longer(cols = starts_with("Male") | starts_with("Female"),
               names_to = c("Gender", "Year"),
               names_pattern = "(Male|Female)_(\\d+)",
               values_to = "Population") %>%
  mutate(
    Population = ifelse(Gender == "Male", -Population, Population) # Negative values for Male
  )

# Plot age pyramid
ggplot(tamil_nadu_long, aes(x = Age_Group, y = Population, fill = Gender)) +
  geom_bar(stat = "identity") +
  coord_flip() +
  scale_y_continuous(labels = abs) + # Keep labels positive
  scale_fill_manual(values = c("Male" = "#ce4a37", "Female" = "#38406b")) +
  facet_wrap(~Year) + # Facet by Year
  theme_minimal() +
  labs(title = "Tamil Nadu",
       x = "Age Group",
       y = "Population",
       fill = "Gender") +
  theme(axis.text.x = element_text(angle = 45, hjust = 1))

# Load necessary library
library(dplyr)

# Function to calculate dependency ratios
calculate_dependency_ratios <- function(data, year) {
  # Extract relevant columns
  total_population <- rowSums(data[, paste0(c("Male_", "Female_"), year)])
  
  # Define age group indices
  young_age_index <- which(data$Age_Group == "0-14")
  working_population_index <- which(data$Age_Group %in% c("15-19", "20-24", "25-29", "30-34", 
                                                          "35-39", "40-44", "45-49", "50-54", "55-59"))
  senior_population_index <- which(data$Age_Group %in% c("60-64", "65-69", "70-74", "75-79", "80+"))
  
  # Calculate population sums for each category
  young_population <- sum(total_population[young_age_index])
  working_population <- sum(total_population[working_population_index])
  senior_population <- sum(total_population[senior_population_index])
  
  # Compute dependency ratios
  overall_dependency <- (young_population + senior_population) / working_population
  youth_dependency <- young_population / working_population
  elderly_dependency <- senior_population / working_population
  
  # Return results as a named vector
  return(c(Overall_Dependency = overall_dependency, 
           Youth_Dependency = youth_dependency, 
           Elderly_Dependency = elderly_dependency))
}

# Define the years to calculate dependency ratios
years <- c("2011", "2016", "2021", "2026", "2031", "2036")

# Create a table with dependency ratios for all years
dependency_ratios_tamil_nadu <- as.data.frame(t(sapply(years, function(y) calculate_dependency_ratios(tamil_nadu_population, y))))

# Add year column
dependency_ratios_tamil_nadu <- dependency_ratios_tamil_nadu %>%
  mutate(Year = years) %>%
  select(Year, everything())

# Print the table
print(dependency_ratios_tamil_nadu)

## ---- chunk 13
library(ggplot2)
library(dplyr)
library(tidyr)

# Sample data (replace with actual dataset)
west_bengal_population <- data.frame(
  Age_Group = c("0-14", "15-19", "20-24", "25-29", "30-34", "35-39", "40-44", "45-49", "50-54", "55-59", "60-64", "65-69", "70-74", "75-79", "80+"),
  Year_2011_Male = c(13435, 4633, 4404, 4000, 3629, 3437, 3199, 2795, 2302, 1807, 1390, 1020, 784, 490, 264),
  Year_2011_Female = c(12867, 4386, 4250, 3909, 3553, 3326, 2973, 2482, 1983, 1583, 1299, 1008, 815, 473, 315),
  Year_2016_Male = c(12269, 4545, 4591, 4364, 3955, 3578, 3379, 3120, 2702, 2186, 1661, 1215, 830, 572, 401),
  Year_2016_Female = c(11702, 4308, 4338, 4218, 3882, 3525, 3290, 2929, 2429, 1915, 1488, 1161, 841, 620, 443),
  Year_2021_Male = c(11256, 4171, 4505, 4551, 4318, 3902, 3520, 3301, 3022, 2574, 2021, 1466, 1005, 620, 526),
  Year_2021_Female = c(10679, 3991, 4262, 4308, 4191, 3853, 3489, 3245, 2871, 2351, 1809, 1343, 986, 658, 614),
  Year_2026_Male = c(10472, 3788, 4133, 4465, 4504, 4264, 3843, 3444, 3203, 2885, 2390, 1798, 1228, 763, 626),
  Year_2026_Female = c(9840, 3670, 3947, 4233, 4282, 4162, 3817, 3444, 3184, 2784, 2230, 1646, 1156, 787, 749),
  Year_2031_Male = c(9814, 3460, 3753, 4097, 4421, 4451, 4204, 3765, 3346, 3065, 2691, 2143, 1523, 946, 765),
  Year_2031_Female = c(9239, 3245, 3628, 3921, 4209, 4254, 4126, 3771, 3383, 3094, 2651, 2044, 1435, 941, 919),
  Year_2036_Male = c(9161, 3218, 3426, 3719, 4057, 4372, 4393, 4124, 3664, 3210, 2871, 2430, 1834, 1191, 951),
  Year_2036_Female = c(8635, 3024, 3206, 3604, 3899, 4183, 4219, 4078, 3708, 3292, 2955, 2445, 1800, 1184, 1125)
)

# Convert data to long format
west_bengal_long <- west_bengal_population %>%
  pivot_longer(cols = -Age_Group, 
               names_to = c("Year", "Gender"), 
               names_pattern = "Year_(\\d+)_(Male|Female)", 
               values_to = "Population") %>%
  mutate(
    Population = ifelse(Gender == "Male", -Population, Population) # Negative values for Male
  )

# Plot age pyramid
ggplot(west_bengal_long, aes(x = Age_Group, y = Population, fill = Gender)) +
  geom_bar(stat = "identity") +
  coord_flip() +
  scale_y_continuous(labels = abs) + # Keep labels positive
  scale_fill_manual(values = c("Male" = "#ce4a37", "Female" = "#38406b")) +
  facet_wrap(~Year) + # Facet by Year
  theme_minimal() +
  labs(title = "West Bengal",
       x = "Age Group",
       y = "Population",
       fill = "Gender") +
  theme(axis.text.x = element_text(angle = 45, hjust = 1))

# Load necessary library
library(dplyr)

# Function to calculate dependency ratios
calculate_dependency_ratios <- function(data, year) {
  # Extract relevant columns
  total_population <- rowSums(data[, paste0("Year_", year, "_", c("Male", "Female"))])
  
  # Define age group indices
  young_age_index <- which(data$Age_Group == "0-14")
  working_population_index <- which(data$Age_Group %in% c("15-19", "20-24", "25-29", "30-34", 
                                                          "35-39", "40-44", "45-49", "50-54", "55-59"))
  senior_population_index <- which(data$Age_Group %in% c("60-64", "65-69", "70-74", "75-79", "80+"))
  
  # Calculate population sums for each category
  young_population <- sum(total_population[young_age_index])
  working_population <- sum(total_population[working_population_index])
  senior_population <- sum(total_population[senior_population_index])
  
  # Compute dependency ratios
  overall_dependency <- (young_population + senior_population) / working_population
  youth_dependency <- young_population / working_population
  elderly_dependency <- senior_population / working_population
  
  # Return results as a named vector
  return(c(Overall_Dependency = overall_dependency, 
           Youth_Dependency = youth_dependency, 
           Elderly_Dependency = elderly_dependency))
}

# Define the years to calculate dependency ratios
years <- c("2011", "2016", "2021", "2026", "2031", "2036")

# Create a table with dependency ratios for all years
dependency_ratios_wb <- as.data.frame(t(sapply(years, function(y) calculate_dependency_ratios(west_bengal_population, y))))

# Add year column
dependency_ratios_wb <- dependency_ratios_wb %>%
  mutate(Year = years) %>%
  select(Year, everything())

# Print the table
print(dependency_ratios_wb)
